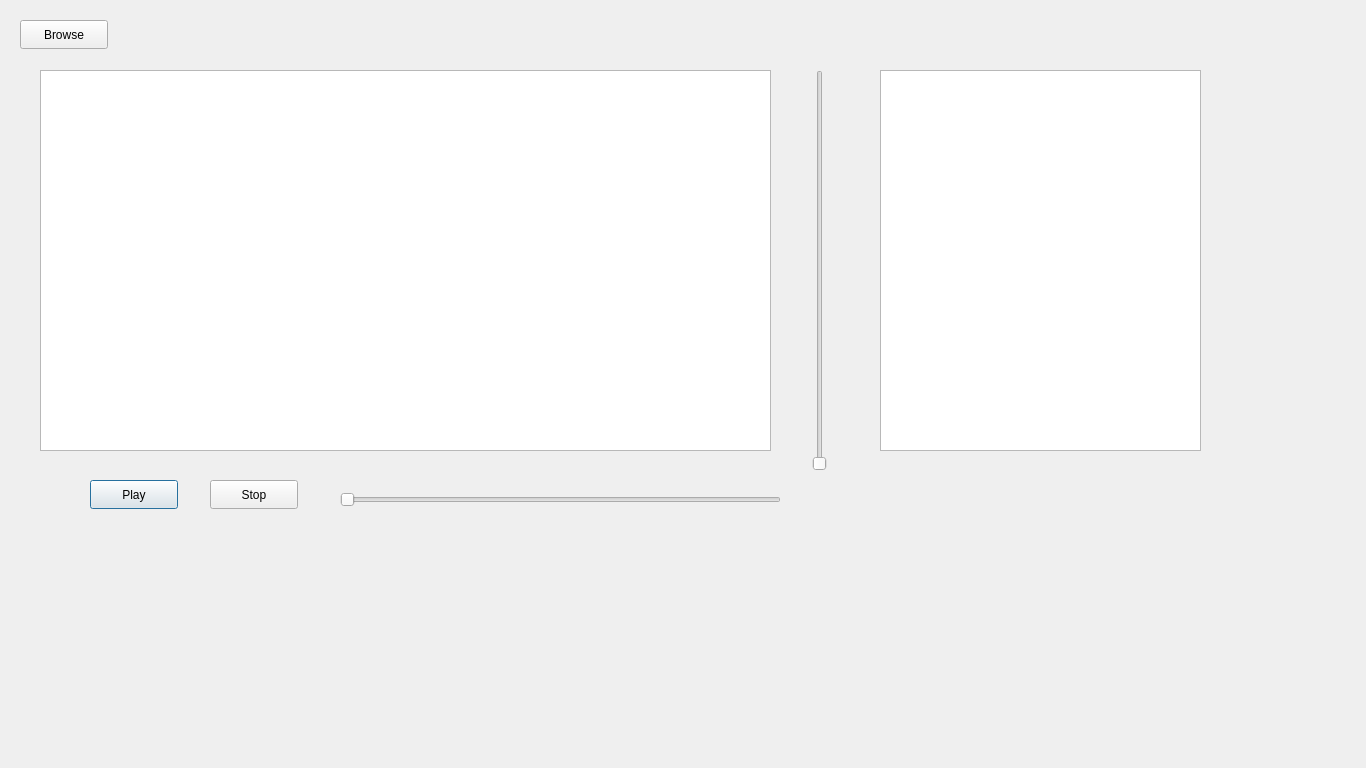
<?xml version="1.0" encoding="UTF-8"?>
<ui version="4.0">
 <class>Dialog</class>
 <widget class="QDialog" name="Dialog">
  <property name="geometry">
   <rect>
    <x>0</x>
    <y>0</y>
    <width>1366</width>
    <height>768</height>
   </rect>
  </property>
  <property name="windowTitle">
   <string>Music player</string>
  </property>
  <widget class="QPushButton" name="playButton">
   <property name="geometry">
    <rect>
     <x>90</x>
     <y>480</y>
     <width>88</width>
     <height>29</height>
    </rect>
   </property>
   <property name="text">
    <string>Play</string>
   </property>
  </widget>
  <widget class="QPushButton" name="stopButton">
   <property name="geometry">
    <rect>
     <x>210</x>
     <y>480</y>
     <width>88</width>
     <height>29</height>
    </rect>
   </property>
   <property name="text">
    <string>Stop</string>
   </property>
  </widget>
  <widget class="QPushButton" name="browseButton">
   <property name="geometry">
    <rect>
     <x>20</x>
     <y>20</y>
     <width>88</width>
     <height>29</height>
    </rect>
   </property>
   <property name="text">
    <string>Browse</string>
   </property>
  </widget>
  <widget class="QListWidget" name="songsListWidget">
   <property name="geometry">
    <rect>
     <x>40</x>
     <y>70</y>
     <width>731</width>
     <height>381</height>
    </rect>
   </property>
  </widget>
  <widget class="QSlider" name="elapsedTimeSlider">
   <property name="geometry">
    <rect>
     <x>340</x>
     <y>490</y>
     <width>441</width>
     <height>20</height>
    </rect>
   </property>
   <property name="orientation">
    <enum>Qt::Horizontal</enum>
   </property>
  </widget>
  <widget class="QSlider" name="volumeSlider">
   <property name="geometry">
    <rect>
     <x>810</x>
     <y>70</y>
     <width>20</width>
     <height>401</height>
    </rect>
   </property>
   <property name="orientation">
    <enum>Qt::Vertical</enum>
   </property>
  </widget>
  <widget class="QListWidget" name="playlistListWidget">
   <property name="geometry">
    <rect>
     <x>880</x>
     <y>70</y>
     <width>321</width>
     <height>381</height>
    </rect>
   </property>
  </widget>
 </widget>
 <resources/>
 <connections/>
</ui>
